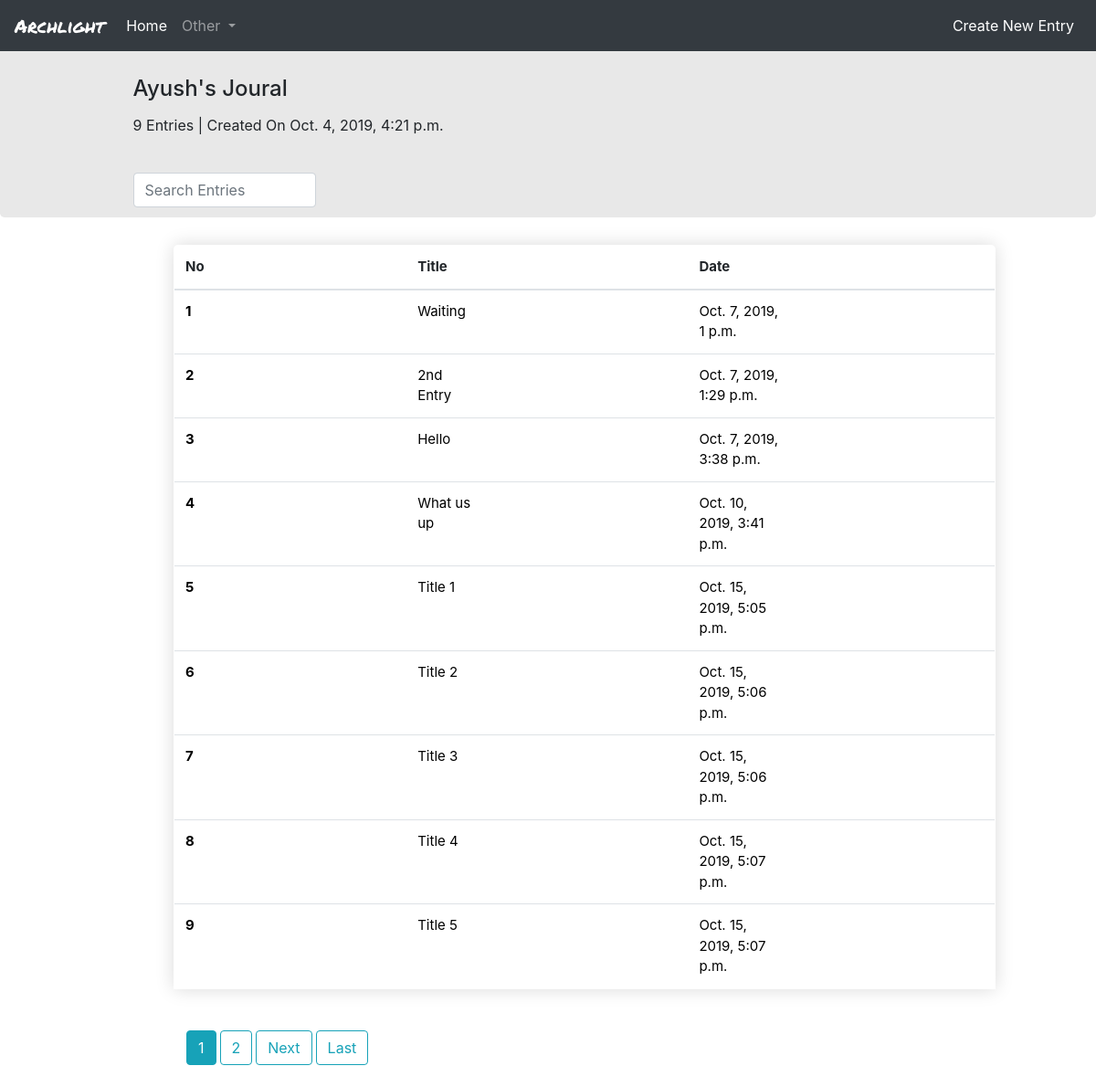
The app's page / (signed in) with its own data.
### diary/models.py (models this page shows, shortened)
class Entry(models.Model):
    title = models.CharField(max_length=50, default=final_date)
    date = models.DateTimeField(default=timezone.now)
    content = models.TextField()
    author = models.ForeignKey(
        User, on_delete=models.CASCADE, default='Unknown')

### diary/views.py (the view)
# urls.py: path('', index.as_view(), name="index"),
class index(LoginRequiredMixin, ListView):
    template_name = 'diary/index.html'
    context_object_name = 'entries'
    paginate_by = 9
    def get_queryset(self):
        self.query = self.request.GET.get("q")
        if self.query:
            return Entry.objects.filter(
                Q(title__icontains=self.query),
                author=self.request.user
            ).distinct()
        else:
            return Entry.objects.filter(author=self.request.user)

### diary/templates/diary/index.html (shortened to what this page needs)
{% extends 'diary/base.html' %}
{% block content %}
{% load staticfiles %}
<link rel= "stylesheet" type= "text/css" href = "{% static 'diary/home.css' %}">
<div class="content">
  <div class="jumbotron">
    <h4>{{ user }}'s Joural</h4>
    <p>{{ entries.count }} Entries | Created On {{ user.date_joined }} </p>
    <form method="GET" action="" class="searcher form-group">
      <input type="text" name="q" placeholder="Search Entries" value="{{ request.GET.q }}" class="form-control search-txtb">
    </form>
  </div>
  <table class="table col-md-9">
    <thead>
      <tr>
        <th scope="col">No</th>
        <th scope="col">Title</th>
        <th scope="col">Date</th>
      </tr>
    </thead>
    <tbody>
      {% for entry in entries %}
        <tr>
          <th scope="row"><a href="{% url 'diary:entry-update' entry.id %}">{{ forloop.counter }}</a></th>
          <td><a href="{% url 'diary:entry-update' entry.id %}">{{ entry.title }}</a></td>
          <td><a href="{% url 'diary:entry-update' entry.id %}">{{ entry.date }}</a></td>
        </tr>
    {% endfor %}
    </tbody>
  </table>
<div class="pagination">
{% if is_paginated %}
      {% for num in page_obj.paginator.page_range %}
        {% if page_obj.number == num %}
          <a class="btn btn-info mb-4" href="?page={{ num }}">{{ num }}</a>
        {% elif num > page_obj.number|add:'-2' and num < page_obj.number|add:'2' %}
          <a class="btn btn-outline-info mb-4" href="?page={{ num }}">{{ num }}</a>
        {% endif %}
      {% endfor %}
      {% if page_obj.has_next %}
        <a class="btn btn-outline-info mb-4" href="?page={{ page_obj.next_page_number }}">Next</a>
        <a class="btn btn-outline-info mb-4" href="?page={{ page_obj.paginator.num_pages }}">Last</a>
      {% endif %}
    {% endif %}
</div>
  </div>
{% endblock content %}

### diary/static/diary/home.css (style rules this page uses)
.content { margin: 0; padding: 0; overflow-x: hidden; }
.jumbotron { margin: 0; background: #E8E8E8; height: 190px; }
.jumbotron h4, p { transform: translate(10%, -100%); }
.searcher { margin-left: 10%; }
.search-txtb { width: 200px; }
.pagination { margin-top: 45px; margin-left: 17%; }
.pagination a { margin-right: 4px; }
table { border-collapse: collapse; margin: 30px 180px; margin-left: 190px; font-size: 0.9em; border-radius: 5px 5px 0 0; overflow: hidden; box-shadow: 0 0 20px rgba(0, 0, 0, 0.15); border-spacing: 0; width: 80%; border: 1px solid #ddd; font-size: 15px; }
td a, th a { padding-right: 220px; display: block; color: black; clear: both; }

### records on screen
Entry: title "Waiting", date "Oct. 7, 2019, 1 p.m."
Entry: title "2nd Entry", date "Oct. 7, 2019, 1:29 p.m."
Entry: title "Hello", date "Oct. 7, 2019, 3:38 p.m."
Entry: title "What us up", date "Oct. 10, 2019, 3:41 p.m."
Entry: title "Title 1", date "Oct. 15, 2019, 5:05 p.m."
Entry: title "Title 2", date "Oct. 15, 2019, 5:06 p.m."
Entry: title "Title 3", date "Oct. 15, 2019, 5:06 p.m."
Entry: title "Title 4", date "Oct. 15, 2019, 5:07 p.m."
Entry: title "Title 5", date "Oct. 15, 2019, 5:07 p.m."

### other values on screen
{{ user }} "Ayush"
{{ entries.count }} "9"
{{ user.date_joined }} "Oct. 4, 2019, 4:21 p.m."
{{ num }} "1"
{{ num }} "2"
